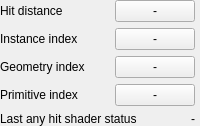
                <widget class="QFrame" name="ray_result_container_">
                 <layout class="QVBoxLayout" name="vertical_layout_ray_result_container_">
                  <property name="leftMargin">
                   <number>0</number>
                  </property>
                  <property name="topMargin">
                   <number>0</number>
                  </property>
                  <property name="rightMargin">
                   <number>5</number>
                  </property>
                  <property name="bottomMargin">
                   <number>0</number>
                  </property>
                  <item>
                   <layout class="QHBoxLayout" name="ray_result_hit_distance_layout_" stretch="100,1,0">
                    <property name="leftMargin">
                     <number>0</number>
                    </property>
                    <property name="topMargin">
                     <number>0</number>
                    </property>
                    <property name="rightMargin">
                     <number>0</number>
                    </property>
                    <property name="bottomMargin">
                     <number>0</number>
                    </property>
                    <item>
                     <widget class="ScaledLabel" name="label_ray_result_hit_distance_">
                      <property name="sizePolicy">
                       <sizepolicy hsizetype="Minimum" vsizetype="Fixed">
                        <horstretch>0</horstretch>
                        <verstretch>0</verstretch>
                       </sizepolicy>
                      </property>
                      <property name="text">
                       <string>Hit distance</string>
                      </property>
                     </widget>
                    </item>
                    <item>
                     <spacer>
                      <property name="orientation">
                       <enum>Qt::Horizontal</enum>
                      </property>
                      <property name="sizeType">
                       <enum>QSizePolicy::Expanding</enum>
                      </property>
                      <property name="sizeHint" stdset="0">
                       <size>
                        <width>20</width>
                        <height>5</height>
                       </size>
                      </property>
                     </spacer>
                    </item>
                    <item>
                     <widget class="ScaledPushButton" name="content_ray_result_hit_distance_">
                      <property name="sizePolicy">
                       <sizepolicy hsizetype="Minimum" vsizetype="Fixed">
                        <horstretch>0</horstretch>
                        <verstretch>0</verstretch>
                       </sizepolicy>
                      </property>
                      <property name="text">
                       <string>-</string>
                      </property>
                     </widget>
                    </item>
                   </layout>
                  </item>
                  <item>
                   <layout class="QHBoxLayout" name="ray_result_instance_index_layout_" stretch="100,1,0">
                    <property name="leftMargin">
                     <number>0</number>
                    </property>
                    <property name="topMargin">
                     <number>0</number>
                    </property>
                    <property name="rightMargin">
                     <number>0</number>
                    </property>
                    <property name="bottomMargin">
                     <number>0</number>
                    </property>
                    <item>
                     <widget class="ScaledLabel" name="label_ray_result_instance_index_">
                      <property name="sizePolicy">
                       <sizepolicy hsizetype="Minimum" vsizetype="Fixed">
                        <horstretch>0</horstretch>
                        <verstretch>0</verstretch>
                       </sizepolicy>
                      </property>
                      <property name="text">
                       <string>Instance index</string>
                      </property>
                     </widget>
                    </item>
                    <item>
                     <spacer>
                      <property name="orientation">
                       <enum>Qt::Horizontal</enum>
                      </property>
                      <property name="sizeType">
                       <enum>QSizePolicy::Expanding</enum>
                      </property>
                      <property name="sizeHint" stdset="0">
                       <size>
                        <width>20</width>
                        <height>5</height>
                       </size>
                      </property>
                     </spacer>
                    </item>
                    <item>
                     <widget class="ScaledPushButton" name="content_ray_result_instance_index_">
                      <property name="sizePolicy">
                       <sizepolicy hsizetype="Minimum" vsizetype="Fixed">
                        <horstretch>0</horstretch>
                        <verstretch>0</verstretch>
                       </sizepolicy>
                      </property>
                      <property name="text">
                       <string>-</string>
                      </property>
                     </widget>
                    </item>
                   </layout>
                  </item>
                  <item>
                   <layout class="QHBoxLayout" name="ray_result_geometry_index_layout_" stretch="100,1,0">
                    <property name="leftMargin">
                     <number>0</number>
                    </property>
                    <property name="topMargin">
                     <number>0</number>
                    </property>
                    <property name="rightMargin">
                     <number>0</number>
                    </property>
                    <property name="bottomMargin">
                     <number>0</number>
                    </property>
                    <item>
                     <widget class="ScaledLabel" name="label_ray_result_geometry_index_">
                      <property name="sizePolicy">
                       <sizepolicy hsizetype="Minimum" vsizetype="Fixed">
                        <horstretch>0</horstretch>
                        <verstretch>0</verstretch>
                       </sizepolicy>
                      </property>
                      <property name="text">
                       <string>Geometry index</string>
                      </property>
                     </widget>
                    </item>
                    <item>
                     <spacer>
                      <property name="orientation">
                       <enum>Qt::Horizontal</enum>
                      </property>
                      <property name="sizeType">
                       <enum>QSizePolicy::Expanding</enum>
                      </property>
                      <property name="sizeHint" stdset="0">
                       <size>
                        <width>20</width>
                        <height>5</height>
                       </size>
                      </property>
                     </spacer>
                    </item>
                    <item>
                     <widget class="ScaledPushButton" name="content_ray_result_geometry_index_">
                      <property name="sizePolicy">
                       <sizepolicy hsizetype="Minimum" vsizetype="Fixed">
                        <horstretch>0</horstretch>
                        <verstretch>0</verstretch>
                       </sizepolicy>
                      </property>
                      <property name="text">
                       <string>-</string>
                      </property>
                     </widget>
                    </item>
                   </layout>
                  </item>
                  <item>
                   <layout class="QHBoxLayout" name="ray_result_primitive_index_layout_" stretch="100,1,0">
                    <property name="leftMargin">
                     <number>0</number>
                    </property>
                    <property name="topMargin">
                     <number>0</number>
                    </property>
                    <property name="rightMargin">
                     <number>0</number>
                    </property>
                    <property name="bottomMargin">
                     <number>0</number>
                    </property>
                    <item>
                     <widget class="ScaledLabel" name="label_ray_result_primitive_index_">
                      <property name="sizePolicy">
                       <sizepolicy hsizetype="Minimum" vsizetype="Fixed">
                        <horstretch>0</horstretch>
                        <verstretch>0</verstretch>
                       </sizepolicy>
                      </property>
                      <property name="text">
                       <string>Primitive index</string>
                      </property>
                     </widget>
                    </item>
                    <item>
                     <spacer>
                      <property name="orientation">
                       <enum>Qt::Horizontal</enum>
                      </property>
                      <property name="sizeType">
                       <enum>QSizePolicy::Expanding</enum>
                      </property>
                      <property name="sizeHint" stdset="0">
                       <size>
                        <width>20</width>
                        <height>5</height>
                       </size>
                      </property>
                     </spacer>
                    </item>
                    <item>
                     <widget class="ScaledPushButton" name="content_ray_result_primitive_index_">
                      <property name="sizePolicy">
                       <sizepolicy hsizetype="Minimum" vsizetype="Fixed">
                        <horstretch>0</horstretch>
                        <verstretch>0</verstretch>
                       </sizepolicy>
                      </property>
                      <property name="text">
                       <string>-</string>
                      </property>
                     </widget>
                    </item>
                   </layout>
                  </item>
                  <item>
                   <layout class="QHBoxLayout" name="ray_result_any_hit_status_layout_" stretch="100,1,0">
                    <property name="leftMargin">
                     <number>0</number>
                    </property>
                    <property name="topMargin">
                     <number>0</number>
                    </property>
                    <property name="rightMargin">
                     <number>0</number>
                    </property>
                    <property name="bottomMargin">
                     <number>0</number>
                    </property>
                    <item>
                     <widget class="ScaledLabel" name="label_ray_result_any_hit_status_">
                      <property name="sizePolicy">
                       <sizepolicy hsizetype="Minimum" vsizetype="Fixed">
                        <horstretch>0</horstretch>
                        <verstretch>0</verstretch>
                       </sizepolicy>
                      </property>
                      <property name="text">
                       <string>Last any hit shader status</string>
                      </property>
                     </widget>
                    </item>
                    <item>
                     <spacer>
                      <property name="orientation">
                       <enum>Qt::Horizontal</enum>
                      </property>
                      <property name="sizeType">
                       <enum>QSizePolicy::Expanding</enum>
                      </property>
                      <property name="sizeHint" stdset="0">
                       <size>
                        <width>20</width>
                        <height>5</height>
                       </size>
                      </property>
                     </spacer>
                    </item>
                    <item>
                     <widget class="ScaledLabel" name="content_ray_result_any_hit_status_">
                      <property name="sizePolicy">
                       <sizepolicy hsizetype="Minimum" vsizetype="Fixed">
                        <horstretch>0</horstretch>
                        <verstretch>0</verstretch>
                       </sizepolicy>
                      </property>
                      <property name="text">
                       <string>-</string>
                      </property>
                     </widget>
                    </item>
                   </layout>
                  </item>
                 </layout>
                </widget>
